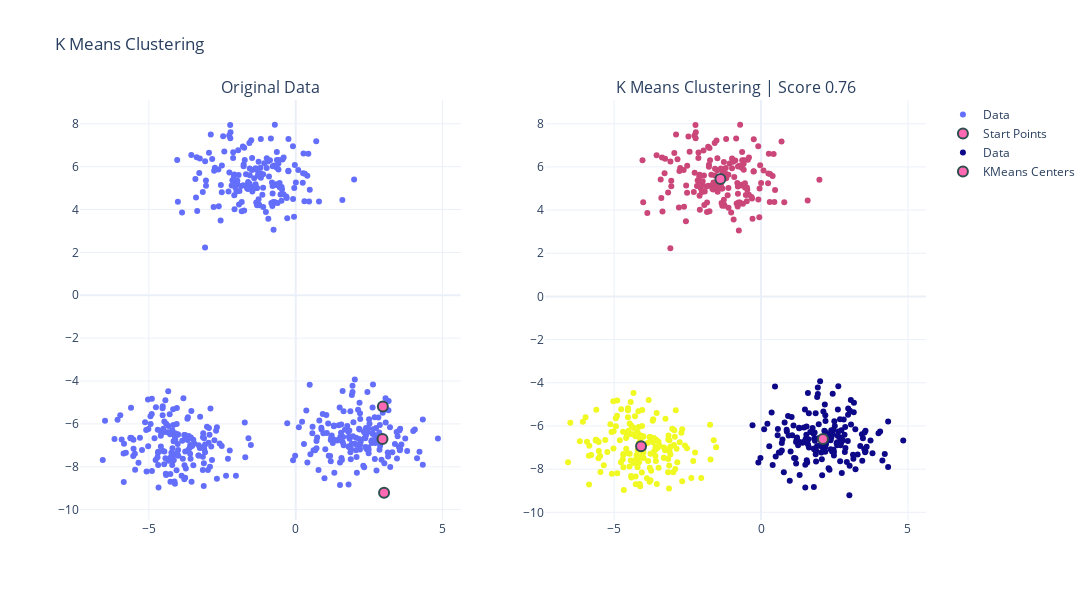

Notebook cell for this chart:
### Markdown cell above
## Unsupervised Learning

In this section, you will be asked to implement the following functions in `clustering.py`:

1. **k_means**: Implement the K-means algorithm. The function takes the data points and the number of clusters K as input and returns the centroids of the K clusters. The algorithm should stop when the centroids do not change anymore.
2. **pairwise_manhattan_distance**: Implement a pairwise Manhattan distance function. The function takes two sets of data points as input and returns the pairwise Manhattan distance between the two sets of data points.
2. **local_silhouette_score**: Implement the silhouette score. The function takes the data points, the cluster labels, and the distance metric as input and returns the silhouette score of the clustering.
3. **dbscan**: Use the DBSCAN algorithm from sklearn. The function takes the data points, the epsilon value, and the minimum number of points as input and returns the cluster labels.

### Code cell
from clustering import k_means, local_silhouette_score

# Make blobs for KMeans.
X, y = sklearn_datasets.make_blobs(n_samples=500, centers=3, random_state=111)

# Grab three (k = 3) starting points.
start_points = X[[1, 2, 3], :]

# Run KMeans.
centers, labels = k_means(X, 3, start_points.copy(), max_iter = 5)
score = local_silhouette_score(X, labels, metric = "euclidean")

# Plot KMeans Results
fig = make_subplots(rows=1, cols=2, subplot_titles=("Original Data", f"K Means Clustering | Score {score:.2f}"))
fig.add_trace(go.Scatter(x=X[:, 0], y=X[:, 1], mode='markers', name = "Data"), row=1, col=1)
fig.add_trace(go.Scatter(x=start_points[:, 0], y=start_points[:, 1], mode='markers', marker=dict(size=10, color='hotpink', line=dict(width=2, color='DarkSlateGrey')), name = "Start Points"), row=1, col=1)
fig.add_trace(go.Scatter(x=X[:, 0], y=X[:, 1], mode='markers', name = "Data", marker=dict(color=labels)), row=1, col=2)
fig.add_trace(go.Scatter(x=centers[:, 0], y=centers[:, 1], mode='markers', marker=dict(size=10, color='hotpink', line=dict(width=2, color='DarkSlateGrey')), name = "KMeans Centers"), row=1, col=2)
fig.update_layout(title='K Means Clustering', height=600, width=1200, template='plotly_white', showlegend=True)
fig.show()

### Figure 1 — Plotly figure (JSON) as saved in the notebook; plotly's stock layout.template omitted (floating-point values rounded to 4 significant figures; data arrays with more than 128 entries replaced by an {"elided": "..."} marker saying what was removed)
{"data": [{"mode": "markers", "name": "Data", "type": "scatter", "x": {"elided": "500 float values"}, "xaxis": "x", "y": {"elided": "500 float values"}, "yaxis": "y"}, {"marker": {"color": "hotpink", "line": {"color": "DarkSlateGrey", "width": 2}, "size": 10}, "mode": "markers", "name": "Start Points", "type": "scatter", "x": [2.954, 2.967, 3.008], "xaxis": "x", "y": [-6.701, -5.186, -9.21], "yaxis": "y"}, {"marker": {"color": {"elided": "500 int values"}}, "mode": "markers", "name": "Data", "type": "scatter", "x": {"elided": "500 float values"}, "xaxis": "x2", "y": {"elided": "500 float values"}, "yaxis": "y2"}, {"marker": {"color": "hotpink", "line": {"color": "DarkSlateGrey", "width": 2}, "size": 10}, "mode": "markers", "name": "KMeans Centers", "type": "scatter", "x": [2.107, -1.383, -4.085], "xaxis": "x2", "y": [-6.603, 5.437, -6.935], "yaxis": "y2"}], "layout": {"annotations": [{"font": {"size": 16}, "showarrow": false, "text": "Original Data", "x": 0.225, "xanchor": "center", "xref": "paper", "y": 1, "yanchor": "bottom", "yref": "paper"}, {"font": {"size": 16}, "showarrow": false, "text": "K Means Clustering | Score 0.76", "x": 0.775, "xanchor": "center", "xref": "paper", "y": 1, "yanchor": "bottom", "yref": "paper"}], "height": 600, "showlegend": true, "title": {"text": "K Means Clustering"}, "width": 1200, "xaxis": {"anchor": "y", "domain": [0, 0.45]}, "xaxis2": {"anchor": "y2", "domain": [0.55, 1]}, "yaxis": {"anchor": "x", "domain": [0, 1]}, "yaxis2": {"anchor": "x2", "domain": [0, 1]}}}
